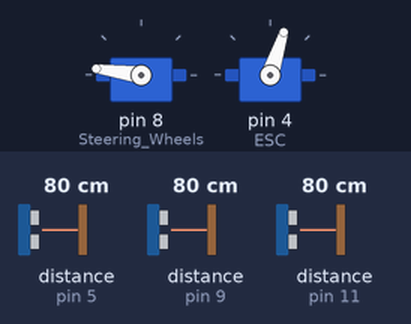
The sketch below on a simulated Arduino Uno, built with avr-gcc and run on an emulated ATmega328P. Parts: 2 × servo. Wiring (inferred from the names in the program): 3 × range finder with pulse-width output: data pin 5 / data pin 9 / data pin 11. The test bench sets the inputs (shaded band); at power-on: distance to the obstacle (sensors on pin 5, pin 9, pin 11) 80 cm. The echo pulse lasts 58.3 µs per cm.

Above: at 7.2 s.
7.3 s: distance to the obstacle (sensor on pin 5) set to 40 cm
10.3 s: distance to the obstacle (sensor on pin 5) set to 31 cm
At 11.5 s:
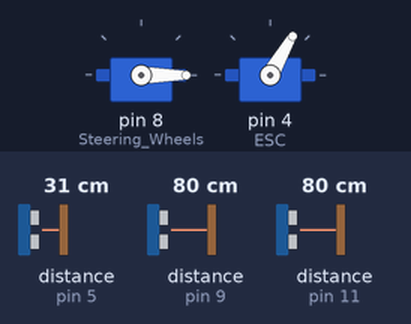
11.8 s: distance to the obstacle (sensor on pin 9) set to 9 cm
At 12.23 s:
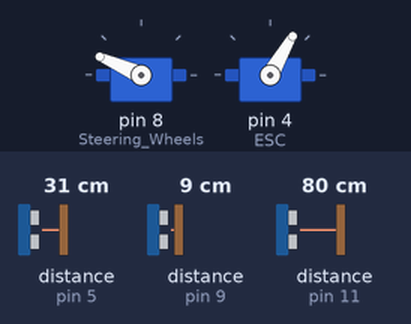
14.8 s: distance to the obstacle (sensor on pin 11) set to 41 cm
17.8 s: distance to the obstacle (sensor on pin 11) set to 36 cm
At 19.2 s:
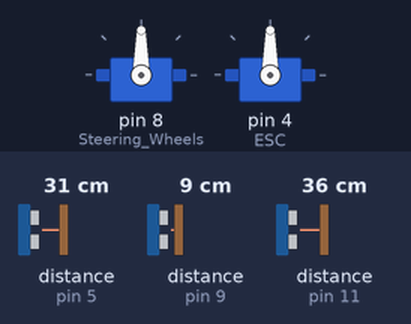
19.5 s: distance to the obstacle (sensor on pin 11) set to 60 cm
At 19.88 s:
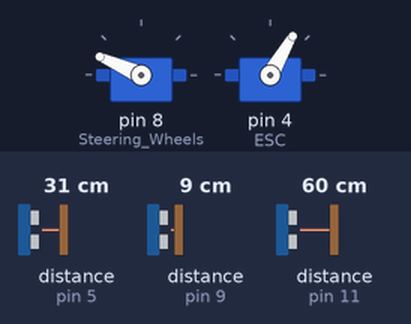
Timing chart, 0 to 22.5 s (numbered marks = the images above; inputs shaded):
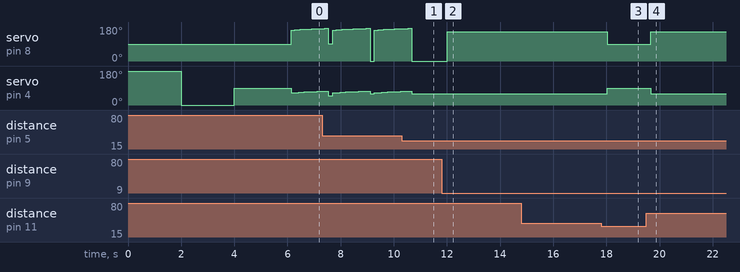

Measured:
- the behaviour switches between 36 and 35 cm on distance to the obstacle (sensor on pin 5) (found by bisection; images 0 and 1)
- the behaviour switches between 39 and 38 cm on distance to the obstacle (sensor on pin 11) (found by bisection; images 2 and 3)
- after the input at 10.3 s, servo on pin 8 (Steering_Wheels): goes on until 10.7 s, then stays 0°; servo on pin 4 (ESC): goes on until 10.7 s, then stays 60°
- after the input at 11.8 s, servo on pin 8 (Steering_Wheels): 0° → 156° after 0.22 s
- after the input at 17.8 s, servo on pin 8 (Steering_Wheels): 156° → 90° after 0.23 s; servo on pin 4 (ESC): 60° → 90° after 0.23 s
- after the input at 19.5 s, servo on pin 8 (Steering_Wheels): 90° → 156° after 0.16 s; servo on pin 4 (ESC): 90° → 60° after 0.16 s

The sketch:

Basic_Turning_Left_Logic_with_no_collision_or_knn.ino
```cpp
#include <math.h>
#include <Wire.h>
#include <Servo.h>
#include <SoftwareSerial.h>

// TURNING MAX SPEED AND MAX WHEEL ANGLE
double maxWheelOffset = 85;
double maxSpeedOffset = 75;

// XBEE PINS
SoftwareSerial XBee(2, 3); // RX, TX
int Trigger = 0;

// DELAYS
int startupDelay = 2000;            //Calibration Delay
const double delay_time = 10;       //PID Delay

// SERVO FOR TURNING THE CAR AND REFERENCE
Servo Steering_Wheels;
Servo ESC;

// ULTRASONIC VARIABLES
const int ULTRA_PIN = 11;
long Pulse, Inc_Out , Cms_Out;

// LIDAR VARIABLES
unsigned long LIDAR_Left, LIDAR_Right;
double LIDAR_L, LIDAR_R;
double LIDAR_Diff, Per_Angle_Change, LAST_Angle_Error, Angle_Error, OUT_Angle, Angle_Feedback;
double Integral_Val, Derivative_Val;
double Angle;

//SETPOINT FOR CRAWLER
const double Point = 90;

double Kp = 1;
double Ki = 0;
double Kd = 0;

// SETUP
void setup()
{
  XBee.begin(9600);                                 //XBEE Baud Rate
  LIDAR_Setup();                                    //LIDAR Setup Function Call
  LIDAR_Diff = LIDAR_Left - LIDAR_Right;
  Per_Angle_Change = 90 * (LIDAR_Diff/180);
  Angle_Feedback = 90 - Per_Angle_Change;
  LAST_Angle_Error = Point - Angle_Feedback;

  Steering_Wheels.attach(8);                        //ASSIGNING PIN TO WHEELS
  ESC.attach(4);                                    //ASSIGNING PIN TO ESC
  Calibrate_ESC();                                  //CALIBRFATING SPEED CONTROL
}

// SPEED CALIBRATION
void Calibrate_ESC()
{
    ESC.write(180);                     // Full Backwards
    delay(startupDelay);
    ESC.write(0);                       // Full Forwards
    delay(startupDelay);
    ESC.write(90);                      // Neutral
    delay(startupDelay);
    ESC.write(90);                      // Reset The ESC To Neutral (non-moving) Value
}

// LIDAR SETUP
void LIDAR_Setup()
{
  Serial.begin(9600);                   // Start Serial Communications

  pinMode(10, OUTPUT);                  // Set Pin 10 As Trigger Pin
  pinMode(9, INPUT);                    // Set Pin 9 As Monitor Pin
  digitalWrite(10, LOW);                // Set Trigger LOW For Continuous Read

  pinMode(6, OUTPUT);                   // Set Pin 6 As Trigger Pin
  pinMode(5, INPUT);                    // Set Pin 5 As Monitor Pin
  digitalWrite(6, LOW);                 // Set Trigger LOW For Continuous Read
}

// LIDAR OUTPUT
void LIDAR()
{
  LIDAR_Right = pulseIn(9, HIGH)/10;    // Count How Long The Pulse Is High In Microseconds
  LIDAR_Left = pulseIn(5, HIGH)/10;     // Count How Long The Pulse Is High In Microseconds
  LIDAR_Right = LIDAR_Right - 30;
  LIDAR_Left = LIDAR_Left - 25;
  LIDAR_L = double(LIDAR_Left);
  LIDAR_R = double(LIDAR_Right);
  LIDAR_Diff = LIDAR_L - LIDAR_R;
  Per_Angle_Change = 90 * (LIDAR_Diff/180);
  Angle_Feedback = 90 - Per_Angle_Change;
}

// ULTRASONIC OUTPUT
void Ultrasonic()
{
  Pulse = pulseIn(ULTRA_PIN, HIGH);
  Inc_Out = Pulse/147;
  Cms_Out = Inc_Out*2.54;
}

double degToRad(double degrees){
  return (degrees * 71) / 4068;
}


// OSCILLATE RIGHT
/*void oscillate_R(){
  for (int i =210; i < 220; i++){
    double rad = degToRad(i);
    double speedOffset = sin(rad) * maxSpeedOffset;
    double wheelOffset = sin(rad) * maxWheelOffset;
    ESC.write(90 + speedOffset);
    Steering_Wheels.write(90 + wheelOffset);
    delay(70);
  }
  Steering_Wheels.write(90);
}*/

// OSCILLATE LEFT
void oscillate_L(){
  for (int i =60; i < 80; i++){
    double rad = degToRad(i);
    double speedOffset = sin(rad) * maxSpeedOffset;
    double wheelOffset = sin(rad) * maxWheelOffset;
    ESC.write(0 + speedOffset);
    Steering_Wheels.write(90 + wheelOffset);
    delay(70);
  }
  Steering_Wheels.write(90);
}


// Steering Crawler
void Steer_Crawler()
{
  if (LIDAR_Diff > 90)
  {
    Steering_Wheels.write(90);
    delay(2);
    ESC.write(60);
  }

  /*if (LIDAR_R > 180)
  {
    oscillate_R();
    /*Steering_Wheels.write(100);
    delay(2);
    ESC.write(60);
    delay(500);
    Steering_Wheels.write(90);
    delay(2);
    ESC.write(60);
  } */
  if (LIDAR_L > 180)
  {
    oscillate_L();
    /*Steering_Wheels.write(80);
    delay(2);
    ESC.write(60);
    delay(500);
    Steering_Wheels.write(90);
    delay(2);
    ESC.write(60);*/
  }

  if (abs(OUT_Angle) < 10)
  {
    Steering_Wheels.write(Angle);
    delay(2);
    ESC.write(50);
  }

  else
  if (10 < abs(OUT_Angle) < 20)
  {
    Steering_Wheels.write(Angle);
    delay(2);
    ESC.write(60);
  }

  else
  {
    Steering_Wheels.write(Angle);
    delay(2);
    ESC.write(70);
  }
}

// PID CONTROLLER
void Controller()
{
  delay(delay_time);
  Angle_Error = Point - Angle_Feedback;
  Integral_Val = Integral_Val + (Angle_Error * delay_time);
  Derivative_Val = (Angle_Error - LAST_Angle_Error) / delay_time;
  OUT_Angle = (Kp * Angle_Error) + (Ki * Integral_Val) + (Kd * Derivative_Val);
  LAST_Angle_Error = Angle_Error;
  if ((OUT_Angle >= -0.000001) && (OUT_Angle <= 0.000001))
  {
    OUT_Angle = 0;
  }
  Angle = 90 + OUT_Angle;
  Steer_Crawler();
}

// MAIN LOOP
void loop()
{
  /*if(XBee.available())                //Check XBEE Available
  {
    int temp = XBee.read();           //Read From XBEE
    if(temp == 48)
      Trigger = 0;                    //Assign Value To Trigger
    else
    if(temp == 49)
      Trigger = 1;                    //Assign Value To Trigger
  }

  if(Trigger == 1)
  {*/
    Ultrasonic();
    LIDAR();
    if (Cms_Out <= 35)           //Collision Avoidance
    {
      ESC.write(90);
      delay(1);
      Steering_Wheels.write(90);
    }
    else
      Controller();
  /*}
  else
  if(Trigger == 0)
  {
    ESC.write(90);
    delay(1);
    Steering_Wheels.write(90);
  }*/
 }
```
